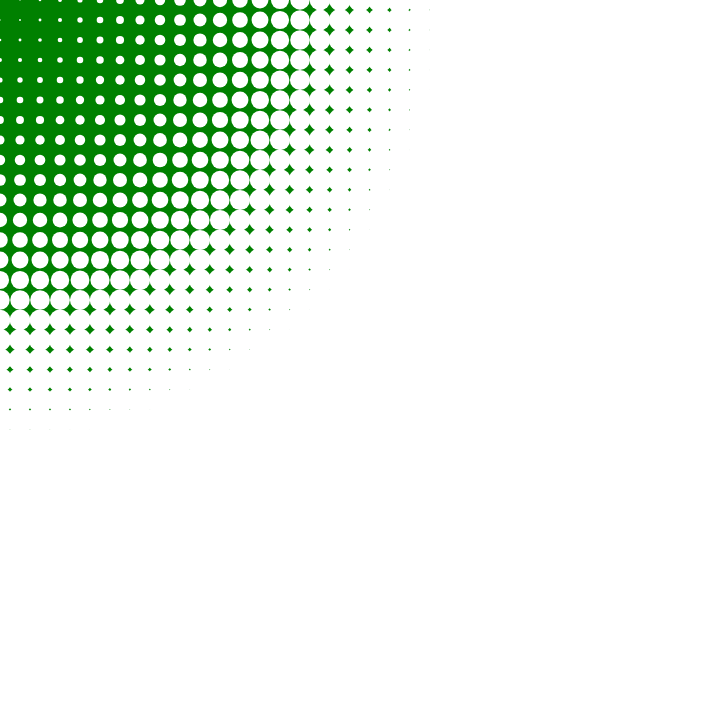
Frame 1 (no input)
Frame 60 (no input): identical to frame 1, image omitted
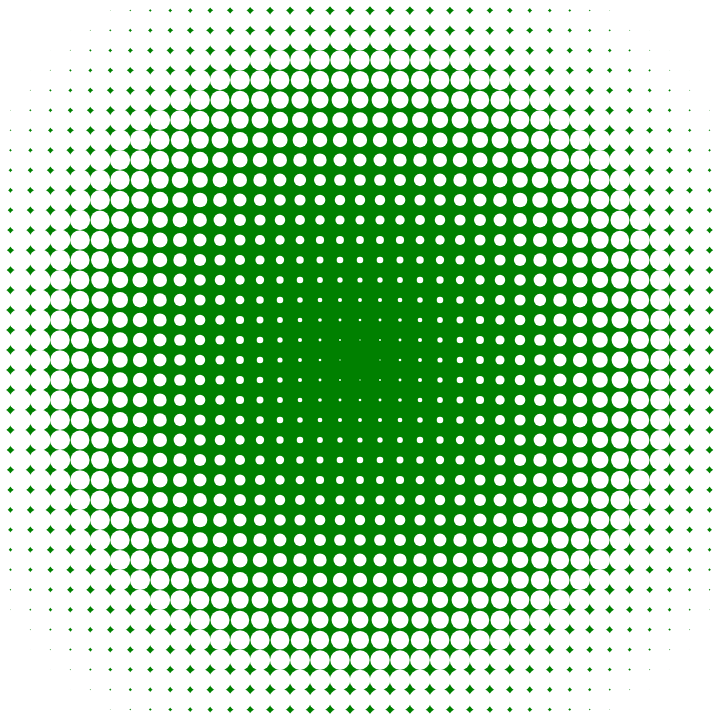
Frame 120 (the mouse pressed at the canvas centre since frame 60)

The p5.js sketch that drew these frames (run headless with seeded random() and noise() and a simulated clock; from frame 60 on, the mouse is pressed at the canvas centre):

// p5.js sketch
// ── sketch.js
let max_distance

function setup() {
  createCanvas(720, 720)
  noStroke()
  max_distance = dist(0, 0, width, height)
}

function draw() {
  background('green')

  for (let i = 0; i <= width; i += 20) {
    for (let j = 0; j <= height; j += 20) {
      let size = dist(mouseX, mouseY, i, j)
      size = (size / max_distance) * 66
      ellipse(i, j, size, size)
    }
  }
}
